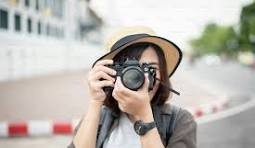
#> input picture GUVI DAY 4/download.jpg, 255 x 148 px
$ python transformation1.py
#> lines starting #> are read from the running program, lines starting #| are printed output that depends on the picture
import cv2
import numpy as np
import matplotlib.pyplot as plt


img=cv2.imread("download.jpg")
#> img is the input picture: shape (148, 255, 3); mean B, G, R 174.9, 181.7, 186.4

img = cv2.cvtColor(img, cv2.COLOR_BGR2RGB)


M= np.float32([[1, 0, 50], [0, 1, 50]])

translated = cv2.warpAffine(img, M, (img.shape[1], img.shape[0]))
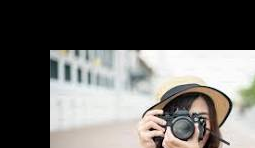
#> translated: shape (148, 255, 3); mean R, G, B 104.1, 102.4, 99.7

#20 Rotation

M=cv2.getRotationMatrix2D((img.shape[1]//2, img.shape[0]//2), 45, 1)

rotated = cv2.warpAffine(img, M, (img.shape[1], img.shape[0]))
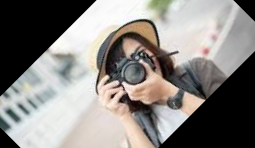
#> rotated: shape (148, 255, 3); mean R, G, B 137, 133.5, 129.9

#30 Perspective Transform

pts1 = np.float32([[50,50], [200,50], [50,200], [200,200]])
pts2 =np.float32([[10,100], [200,50], [100,250], [220,220]])
M =  cv2.getPerspectiveTransform(pts1, pts2)
perspective =cv2.warpPerspective(img, M, (img.shape[1], img.shape[0]))
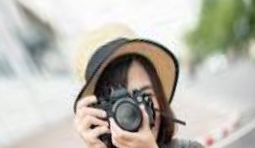
#> perspective: shape (148, 255, 3); mean R, G, B 187.1, 184.5, 175.2
 #show results

titles = ["Original", "Translated", "Rotated", "Perspective"]

images =[img, translated, rotated, perspective]

for i in range(4):

    plt.subplot(2,2,i+1), plt.imshow(images[1]), plt.title(titles[i])
    plt.axis("off")

plt.show()
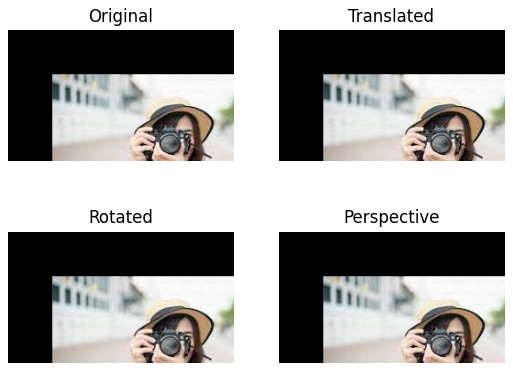
#> figure drawn by matplotlib, 4 panels
